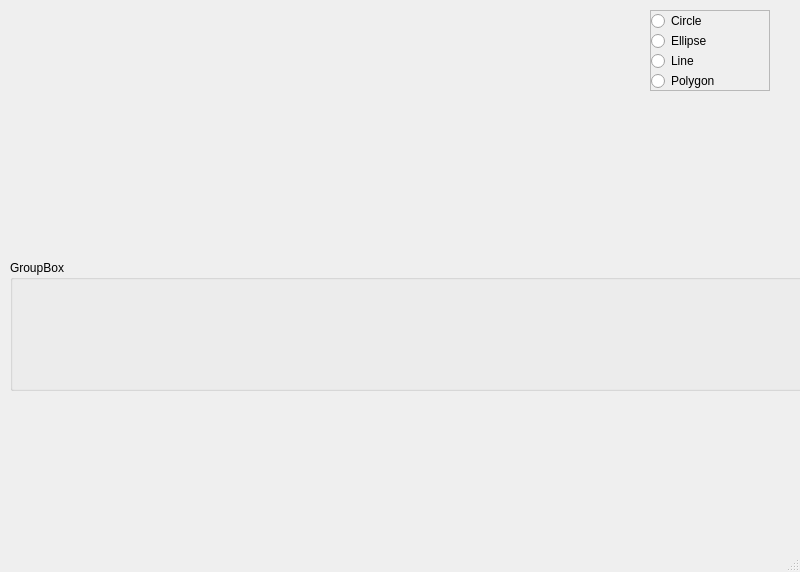
<?xml version="1.0" encoding="UTF-8"?>
<ui version="4.0">
 <class>MainWindow</class>
 <widget class="QMainWindow" name="MainWindow">
  <property name="geometry">
   <rect>
    <x>0</x>
    <y>0</y>
    <width>800</width>
    <height>572</height>
   </rect>
  </property>
  <property name="windowTitle">
   <string>MainWindow</string>
  </property>
  <widget class="QWidget" name="centralwidget">
   <widget class="Canvas" name="widget" native="true">
    <property name="geometry">
     <rect>
      <x>0</x>
      <y>0</y>
      <width>801</width>
      <height>411</height>
     </rect>
    </property>
    <widget class="QGroupBox" name="groupBox">
     <property name="geometry">
      <rect>
       <x>10</x>
       <y>260</y>
       <width>801</width>
       <height>131</height>
      </rect>
     </property>
     <property name="title">
      <string>GroupBox</string>
     </property>
    </widget>
    <widget class="QScrollArea" name="shapeChoicesScrollArea">
     <property name="geometry">
      <rect>
       <x>650</x>
       <y>10</y>
       <width>120</width>
       <height>81</height>
      </rect>
     </property>
     <property name="widgetResizable">
      <bool>true</bool>
     </property>
     <widget class="QWidget" name="scrollAreaWidgetContents">
      <property name="geometry">
       <rect>
        <x>0</x>
        <y>0</y>
        <width>118</width>
        <height>79</height>
       </rect>
      </property>
      <widget class="QRadioButton" name="circleChoice">
       <property name="geometry">
        <rect>
         <x>0</x>
         <y>0</y>
         <width>89</width>
         <height>20</height>
        </rect>
       </property>
       <property name="text">
        <string>Circle</string>
       </property>
      </widget>
      <widget class="QRadioButton" name="ellipseChoice">
       <property name="geometry">
        <rect>
         <x>0</x>
         <y>20</y>
         <width>89</width>
         <height>20</height>
        </rect>
       </property>
       <property name="text">
        <string>Ellipse</string>
       </property>
      </widget>
      <widget class="QRadioButton" name="lineChoice">
       <property name="geometry">
        <rect>
         <x>0</x>
         <y>40</y>
         <width>89</width>
         <height>20</height>
        </rect>
       </property>
       <property name="text">
        <string>Line</string>
       </property>
      </widget>
      <widget class="QRadioButton" name="polygonChoice">
       <property name="geometry">
        <rect>
         <x>0</x>
         <y>60</y>
         <width>89</width>
         <height>20</height>
        </rect>
       </property>
       <property name="text">
        <string>Polygon</string>
       </property>
      </widget>
      <widget class="QRadioButton" name="polylineChoice">
       <property name="geometry">
        <rect>
         <x>0</x>
         <y>80</y>
         <width>89</width>
         <height>20</height>
        </rect>
       </property>
       <property name="text">
        <string>Polyline</string>
       </property>
      </widget>
      <widget class="QRadioButton" name="rectangleChoice">
       <property name="geometry">
        <rect>
         <x>0</x>
         <y>100</y>
         <width>89</width>
         <height>20</height>
        </rect>
       </property>
       <property name="text">
        <string>Rectangle</string>
       </property>
      </widget>
      <widget class="QRadioButton" name="squareChoice">
       <property name="geometry">
        <rect>
         <x>0</x>
         <y>120</y>
         <width>89</width>
         <height>20</height>
        </rect>
       </property>
       <property name="text">
        <string>Square</string>
       </property>
      </widget>
      <widget class="QRadioButton" name="textChoice">
       <property name="geometry">
        <rect>
         <x>0</x>
         <y>140</y>
         <width>89</width>
         <height>20</height>
        </rect>
       </property>
       <property name="text">
        <string>Text</string>
       </property>
      </widget>
     </widget>
    </widget>
   </widget>
  </widget>
  <widget class="QMenuBar" name="menubar">
   <property name="geometry">
    <rect>
     <x>0</x>
     <y>0</y>
     <width>800</width>
     <height>22</height>
    </rect>
   </property>
  </widget>
  <widget class="QStatusBar" name="statusbar"/>
 </widget>
 <customwidgets>
  <customwidget>
   <class>Canvas</class>
   <extends>QWidget</extends>
   <header>canvas.h</header>
   <container>1</container>
  </customwidget>
 </customwidgets>
 <resources/>
 <connections/>
</ui>
